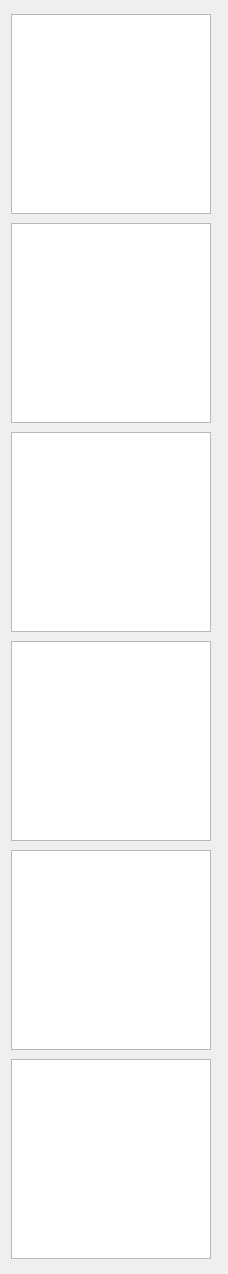
            <widget class="QWidget" name="scrollAreaWidgetContents_5">
             <property name="geometry">
              <rect>
               <x>0</x>
               <y>0</y>
               <width>228</width>
               <height>1274</height>
              </rect>
             </property>
             <layout class="QVBoxLayout" name="verticalLayout_9">
              <item>
               <widget class="QGraphicsView" name="graphicsView_16">
                <property name="minimumSize">
                 <size>
                  <width>200</width>
                  <height>200</height>
                 </size>
                </property>
                <property name="maximumSize">
                 <size>
                  <width>200</width>
                  <height>200</height>
                 </size>
                </property>
                <property name="toolTip">
                 <string>Click to open this file</string>
                </property>
               </widget>
              </item>
              <item>
               <widget class="QGraphicsView" name="graphicsView_17">
                <property name="minimumSize">
                 <size>
                  <width>200</width>
                  <height>200</height>
                 </size>
                </property>
                <property name="maximumSize">
                 <size>
                  <width>200</width>
                  <height>200</height>
                 </size>
                </property>
               </widget>
              </item>
              <item>
               <widget class="QGraphicsView" name="graphicsView_18">
                <property name="minimumSize">
                 <size>
                  <width>200</width>
                  <height>200</height>
                 </size>
                </property>
                <property name="maximumSize">
                 <size>
                  <width>200</width>
                  <height>200</height>
                 </size>
                </property>
               </widget>
              </item>
              <item>
               <widget class="QGraphicsView" name="graphicsView_19">
                <property name="minimumSize">
                 <size>
                  <width>200</width>
                  <height>200</height>
                 </size>
                </property>
                <property name="maximumSize">
                 <size>
                  <width>200</width>
                  <height>200</height>
                 </size>
                </property>
               </widget>
              </item>
              <item>
               <widget class="QGraphicsView" name="graphicsView_20">
                <property name="minimumSize">
                 <size>
                  <width>200</width>
                  <height>200</height>
                 </size>
                </property>
                <property name="maximumSize">
                 <size>
                  <width>200</width>
                  <height>200</height>
                 </size>
                </property>
               </widget>
              </item>
              <item>
               <widget class="QGraphicsView" name="graphicsView_21">
                <property name="minimumSize">
                 <size>
                  <width>200</width>
                  <height>200</height>
                 </size>
                </property>
                <property name="maximumSize">
                 <size>
                  <width>200</width>
                  <height>200</height>
                 </size>
                </property>
               </widget>
              </item>
             </layout>
            </widget>
